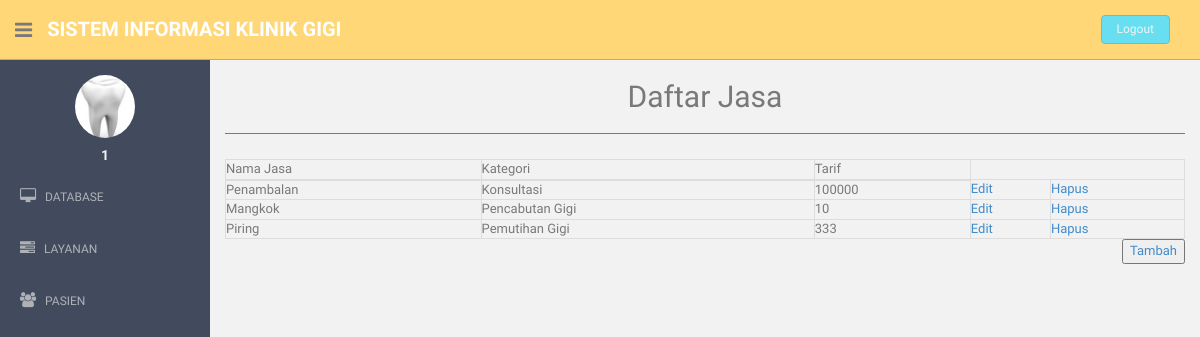
The page /admin/jasa.php (signed in) on the database its author committed.
### tables this page shows
CREATE TABLE `jasa` (
  `id_jasa` int(11) NOT NULL,
  `nama_jasa` text NOT NULL,
  `kategori` int(11) NOT NULL,
  `tarif` int(11) NOT NULL
);

CREATE TABLE `kategori_jasa` (
  `id_kategori_jasa` int(11) NOT NULL,
  `nama_kategori_jasa` text NOT NULL
);

### admin/jasa.php (the view, shortened to what this page needs)
<?php
  include "../connection/connect.php";
  $dataJasa = $conn->query("SELECT * FROM jasa, kategori_jasa WHERE kategori_jasa.id_kategori_jasa = jasa.kategori");
?>
<!DOCTYPE html>
<html lang="en">
  <head>
    <link href="../assets/css/bootstrap.css" rel="stylesheet">
    <link href="../assets/font-awesome/css/font-awesome.css" rel="stylesheet" />
    <link href="../assets/css/style.css" rel="stylesheet">
    <link href="../assets/css/style-responsive.css" rel="stylesheet">
  </head>
  <body>
  <section id="container" >
      <header class="header black-bg">
              <div class="sidebar-toggle-box">
                  <div class="fa fa-bars tooltips" data-placement="right" data-original-title="Toggle Navigation"></div>
              </div>
            <a href="index.php" class="logo"><b>Sistem Informasi Klinik Gigi</b></a>
            <div class="top-menu">
            	<ul class="nav pull-right top-menu">
                    <li><a class="logout" href="../process/logout.php">Logout</a></li>
            	</ul>
            </div>
        </header>
      <aside>
          <div id="sidebar"  class="nav-collapse ">
              <ul class="sidebar-menu" id="nav-accordion">
              	  <p class="centered"><a href="profile.html"><img src="../assets/img/ui-sam.jpg" class="img-circle" width="60"></a></p>
              	  <h5 class="centered"><?php echo $_SESSION['uid']?></h5>
                  <li class="sub-menu">
                      <a href="javascript:;" >
                          <i class="fa fa-desktop"></i>
                          <span>DATABASE</span>
                      </a>
                  </li>
                  <li class="sub-menu">
                      <a href="javascript:;" >
                          <i class="fa fa-tasks"></i>
                          <span>LAYANAN</span>
                      </a>
                  </li>
                  <li class="sub-menu">
                      <a href="javascript:;" >
                          <i class="fa fa-users"></i>
                          <span>PASIEN</span>
                      </a>
                  </li>
              </ul>
          </div>
      </aside>
      <section id="main-content">
          <section class="wrapper">
          	<h2><center>Daftar Jasa</center></h2>
            <hr>
          	<div class="row mt">
          		<div class="col-lg-12">
          		<table class="table-bordered col-lg-12">
              <thead>
                <td>Nama Jasa</td>
                <td>Kategori</td>
                <td>Tarif</td>
              </thead>
              <tbody>
                <?php
                while($jasa = $dataJasa->fetch_assoc()){
                  echo "
                    <tr>
                      <td>
                        $jasa[nama_jasa]
                      </td>
                      <td>
                        $jasa[nama_kategori_jasa]
                      </td>
                      <td>
                        $jasa[tarif]
                      </td>
                      <td>
                        <a href=\"edit_jasa.php?id_jasa=$jasa[id_jasa]\">Edit</a>
                      </td>
                      <td>
                        <a href=\"act/hapus_jasa.php?id_jasa=$jasa[id_jasa]\">Hapus</a>
                      </td>
                    </tr>
                  ";
                }
                ?>
              </tbody>
              </table>
              <button style="float: right"><a href="add_jasa.php">Tambah</a></button>
          		</div>
          	</div>
		      </section>
      </section>
  </section>
  </body>
</html>

### assets/css/style.css (style rules this page uses)
body { color: #797979; background: #f2f2f2; font-family: 'Ruda', sans-serif; padding: 0px !important; margin: 0px !important; font-size:13px; }
ul li { list-style: none; }
a, a:hover, a:focus { text-decoration: none; outline: none; }
#container { width: 100%; height: 100%; }
hr { margin-top: 20px; margin-bottom: 20px; border: 0; border-top: 1px solid #797979; }
.centered { text-align: center; }
.mt { margin-top: 25px; }
ul.top-menu > li > .logout { color: #f2f2f2; font-size: 12px; border-radius: 4px; -webkit-border-radius: 4px; border: 1px solid #64c3c2 !important; padding: 5px 15px; margin-right: 15px; background: #68dff0; margin-top: 15px; }
#sidebar { width: 210px; height: 100%; position: fixed; background: #424a5d; }
#sidebar h5 { color: #f2f2f2; font-weight: 700; }
#sidebar ul li { position: relative; }
ul.sidebar-menu , ul.sidebar-menu li ul.sub { margin: -2px 0 0; padding: 0; }
ul.sidebar-menu { margin-top: 75px; }
ul.sidebar-menu li { margin-bottom: 5px; margin-left:10px; margin-right:10px; }
ul.sidebar-menu li.sub-menu { line-height: 15px; }
ul.sidebar-menu li a span { display: inline-block; }
ul.sidebar-menu li a { color: #aeb2b7; text-decoration: none; display: block; padding: 15px 0 15px 10px; font-size: 12px; outline: none; -webkit-transition: all 0.3s ease; -moz-transition: all 0.3s ease; -o-transition: all 0.3s ease; -ms-transition: all 0.3s ease; transition: all 0.3s ease; }
ul.sidebar-menu li a i { font-size: 15px; padding-right: 6px; }
#main-content { margin-left: 210px; }
.header, .footer { min-height: 60px; padding: 0 15px; }
.header { position: fixed; left: 0; right: 0; z-index: 1002; }
.black-bg { background: #ffd777; border-bottom: 1px solid #c9aa5f; }
.wrapper { display: inline-block; margin-top: 60px; padding-left: 15px; padding-right: 15px; padding-bottom: 15px; padding-top: 0px; width: 100%; }
a.logo { font-size: 20px; color: #ffffff; float: left; margin-top: 15px; text-transform: uppercase; }
a.logo b { font-weight: 900; }
#top_menu .nav > li, ul.top-menu > li { float: left; }
ul.top-menu > li > a { color: #666666; font-size: 16px; border-radius: 4px; -webkit-border-radius: 4px; border:1px solid #666666 !important; padding: 2px 6px; margin-right: 15px; }
.sidebar-toggle-box { float: left; padding-right: 15px; margin-top: 20px; }
.sidebar-toggle-box .fa-bars { cursor: pointer; display: inline-block; font-size: 20px; }

### rows shown on the page
jasa: nama_jasa "Penambalan", kategori_jasa.nama_kategori_jasa "Konsultasi", tarif "100000"
jasa: nama_jasa "Mangkok", kategori_jasa.nama_kategori_jasa "Pencabutan Gigi", tarif "10"
jasa: nama_jasa "Piring", kategori_jasa.nama_kategori_jasa "Pemutihan Gigi", tarif "333"

### other values the page prints
$_SESSION['uid'] "1"
